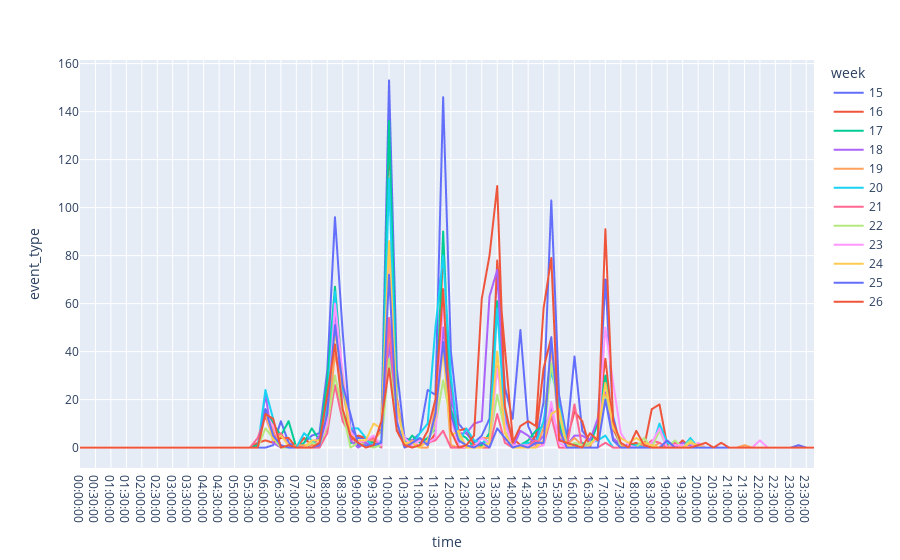

Notebook code cell kept with this figure:
### Code cell
data_resampled = resample(data_filterd, "datetime", "15min", "count")
#data_resampled = derive_day(data_resampled)
data_resampled = derive_time(data_resampled)
data_resampled = derive_week(data_resampled)
#data_resampled = exclude_weekdays(data_resampled, [6,7])

data_resampled = data_resampled.drop("datetime", axis=1)

#sum
data_resampled = data_resampled.groupby(["week", "time"]).sum().reset_index()
#mean
#data_resampled = data_resampled.groupby(["week", "time"]).median().reset_index()

fig = px.line(data_resampled, x="time", y="event_type", color="week")
fig.show()

### Figure 1 — Plotly figure (JSON) as saved in the notebook; plotly's stock layout.template omitted (floating-point values rounded to 4 significant figures)
{"data": [{"hovertemplate": "week=15<br>time=%{x}<br>event_type=%{y}<extra></extra>", "legendgroup": "15", "line": {"color": "#636efa", "dash": "solid"}, "marker": {"symbol": "circle"}, "mode": "lines", "name": "15", "showlegend": true, "type": "scattergl", "x": ["00:00:00", "00:15:00", "00:30:00", "00:45:00", "01:00:00", "01:15:00", "01:30:00", "01:45:00", "02:00:00", "02:15:00", "02:30:00", "02:45:00", "03:00:00", "03:15:00", "03:30:00", "03:45:00", "04:00:00", "04:15:00", "04:30:00", "04:45:00", "05:00:00", "05:15:00", "05:30:00", "05:45:00", "06:00:00", "06:15:00", "06:30:00", "06:45:00", "07:00:00", "07:15:00", "07:30:00", "07:45:00", "08:00:00", "08:15:00", "08:30:00", "08:45:00", "09:00:00", "09:15:00", "09:30:00", "09:45:00", "10:00:00", "10:15:00", "10:30:00", "10:45:00", "11:00:00", "11:15:00", "11:30:00", "11:45:00", "12:00:00", "12:15:00", "12:30:00", "12:45:00", "13:00:00", "13:15:00", "13:30:00", "13:45:00", "14:00:00", "14:15:00", "14:30:00", "14:45:00", "15:00:00", "15:15:00", "15:30:00", "15:45:00", "16:00:00", "16:15:00", "16:30:00", "16:45:00", "17:00:00", "17:15:00", "17:30:00", "17:45:00", "18:00:00", "18:15:00", "18:30:00", "18:45:00", "19:00:00", "19:15:00", "19:30:00", "19:45:00", "20:00:00", "20:15:00", "20:30:00", "20:45:00", "21:00:00", "21:15:00", "21:30:00", "21:45:00", "22:00:00", "22:15:00", "22:30:00", "22:45:00", "23:00:00", "23:15:00", "23:30:00", "23:45:00"], "xaxis": "x", "y": [0, 0, 0, 0, 0, 0, 0, 0, 0, 0, 0, 0, 0, 0, 0, 0, 0, 0, 0, 0, 0, 0, 0, 0, 0, 1, 11, 2, 0, 2, 5, 6, 32, 96, 48, 8, 4, 4, 3, 8, 153, 33, 4, 3, 6, 24, 22, 146, 40, 10, 6, 2, 5, 12, 74, 25, 12, 49, 9, 2, 19, 103, 22, 4, 38, 7, 3, 10, 70, 13, 0, 1, 0, 4, 0, 0, 0, 0, 0, 4, 0, 0, 0, 0, 0, 0, 0, 0, 0, 0, 0, 0, 0, 0, 0, 0], "yaxis": "y"}, {"hovertemplate": "week=16<br>time=%{x}<br>event_type=%{y}<extra></extra>", "legendgroup": "16", "line": {"color": "#EF553B", "dash": "solid"}, "marker": {"symbol": "circle"}, "mode": "lines", "name": "16", "showlegend": true, "type": "scattergl", "x": ["00:00:00", "00:15:00", "00:30:00", "00:45:00", "01:00:00", "01:15:00", "01:30:00", "01:45:00", "02:00:00", "02:15:00", "02:30:00", "02:45:00", "03:00:00", "03:15:00", "03:30:00", "03:45:00", "04:00:00", "04:15:00", "04:30:00", "04:45:00", "05:00:00", "05:15:00", "05:30:00", "05:45:00", "06:00:00", "06:15:00", "06:30:00", "06:45:00", "07:00:00", "07:15:00", "07:30:00", "07:45:00", "08:00:00", "08:15:00", "08:30:00", "08:45:00", "09:00:00", "09:15:00", "09:30:00", "09:45:00", "10:00:00", "10:15:00", "10:30:00", "10:45:00", "11:00:00", "11:15:00", "11:30:00", "11:45:00", "12:00:00", "12:15:00", "12:30:00", "12:45:00", "13:00:00", "13:15:00", "13:30:00", "13:45:00", "14:00:00", "14:15:00", "14:30:00", "14:45:00", "15:00:00", "15:15:00", "15:30:00", "15:45:00", "16:00:00", "16:15:00", "16:30:00", "16:45:00", "17:00:00", "17:15:00", "17:30:00", "17:45:00", "18:00:00", "18:15:00", "18:30:00", "18:45:00", "19:00:00", "19:15:00", "19:30:00", "19:45:00", "20:00:00", "20:15:00", "20:30:00", "20:45:00", "21:00:00", "21:15:00", "21:30:00", "21:45:00", "22:00:00", "22:15:00", "22:30:00", "22:45:00", "23:00:00", "23:15:00", "23:30:00", "23:45:00"], "xaxis": "x", "y": [0, 0, 0, 0, 0, 0, 0, 0, 0, 0, 0, 0, 0, 0, 0, 0, 0, 0, 0, 0, 0, 0, 0, 2, 3, 2, 4, 4, 0, 4, 1, 4, 23, 67, 29, 3, 5, 4, 2, 0, 132, 21, 1, 0, 4, 1, 6, 83, 24, 7, 8, 1, 2, 3, 78, 41, 4, 1, 1, 5, 33, 46, 6, 3, 15, 11, 0, 12, 37, 8, 1, 1, 2, 0, 16, 18, 1, 0, 3, 0, 1, 0, 0, 0, 0, 0, 0, 0, 0, 0, 0, 0, 0, 0, 0, 0], "yaxis": "y"}, {"hovertemplate": "week=17<br>time=%{x}<br>event_type=%{y}<extra></extra>", "legendgroup": "17", "line": {"color": "#00cc96", "dash": "solid"}, "marker": {"symbol": "circle"}, "mode": "lines", "name": "17", "showlegend": true, "type": "scattergl", "x": ["00:00:00", "00:15:00", "00:30:00", "00:45:00", "01:00:00", "01:15:00", "01:30:00", "01:45:00", "02:00:00", "02:15:00", "02:30:00", "02:45:00", "03:00:00", "03:15:00", "03:30:00", "03:45:00", "04:00:00", "04:15:00", "04:30:00", "04:45:00", "05:00:00", "05:15:00", "05:30:00", "05:45:00", "06:00:00", "06:15:00", "06:30:00", "06:45:00", "07:00:00", "07:15:00", "07:30:00", "07:45:00", "08:00:00", "08:15:00", "08:30:00", "08:45:00", "09:00:00", "09:15:00", "09:30:00", "09:45:00", "10:00:00", "10:15:00", "10:30:00", "10:45:00", "11:00:00", "11:15:00", "11:30:00", "11:45:00", "12:00:00", "12:15:00", "12:30:00", "12:45:00", "13:00:00", "13:15:00", "13:30:00", "13:45:00", "14:00:00", "14:15:00", "14:30:00", "14:45:00", "15:00:00", "15:15:00", "15:30:00", "15:45:00", "16:00:00", "16:15:00", "16:30:00", "16:45:00", "17:00:00", "17:15:00", "17:30:00", "17:45:00", "18:00:00", "18:15:00", "18:30:00", "18:45:00", "19:00:00", "19:15:00", "19:30:00", "19:45:00", "20:00:00", "20:15:00", "20:30:00", "20:45:00", "21:00:00", "21:15:00", "21:30:00", "21:45:00", "22:00:00", "22:15:00", "22:30:00", "22:45:00", "23:00:00", "23:15:00", "23:30:00", "23:45:00"], "xaxis": "x", "y": [0, 0, 0, 0, 0, 0, 0, 0, 0, 0, 0, 0, 0, 0, 0, 0, 0, 0, 0, 0, 0, 0, 0, 1, 16, 10, 5, 11, 0, 2, 8, 3, 28, 67, 28, 2, 2, 3, 2, 0, 136, 20, 1, 5, 2, 4, 8, 90, 16, 6, 4, 0, 1, 6, 61, 14, 0, 1, 3, 7, 9, 43, 11, 0, 1, 2, 1, 10, 30, 3, 1, 1, 1, 2, 0, 0, 2, 0, 0, 1, 0, 0, 0, 0, 0, 0, 0, 0, 0, 0, 0, 0, 0, 0, 0, 0], "yaxis": "y"}, {"hovertemplate": "week=18<br>time=%{x}<br>event_type=%{y}<extra></extra>", "legendgroup": "18", "line": {"color": "#ab63fa", "dash": "solid"}, "marker": {"symbol": "circle"}, "mode": "lines", "name": "18", "showlegend": true, "type": "scattergl", "x": ["00:00:00", "00:15:00", "00:30:00", "00:45:00", "01:00:00", "01:15:00", "01:30:00", "01:45:00", "02:00:00", "02:15:00", "02:30:00", "02:45:00", "03:00:00", "03:15:00", "03:30:00", "03:45:00", "04:00:00", "04:15:00", "04:30:00", "04:45:00", "05:00:00", "05:15:00", "05:30:00", "05:45:00", "06:00:00", "06:15:00", "06:30:00", "06:45:00", "07:00:00", "07:15:00", "07:30:00", "07:45:00", "08:00:00", "08:15:00", "08:30:00", "08:45:00", "09:00:00", "09:15:00", "09:30:00", "09:45:00", "10:00:00", "10:15:00", "10:30:00", "10:45:00", "11:00:00", "11:15:00", "11:30:00", "11:45:00", "12:00:00", "12:15:00", "12:30:00", "12:45:00", "13:00:00", "13:15:00", "13:30:00", "13:45:00", "14:00:00", "14:15:00", "14:30:00", "14:45:00", "15:00:00", "15:15:00", "15:30:00", "15:45:00", "16:00:00", "16:15:00", "16:30:00", "16:45:00", "17:00:00", "17:15:00", "17:30:00", "17:45:00", "18:00:00", "18:15:00", "18:30:00", "18:45:00", "19:00:00", "19:15:00", "19:30:00", "19:45:00", "20:00:00", "20:15:00", "20:30:00", "20:45:00", "21:00:00", "21:15:00", "21:30:00", "21:45:00", "22:00:00", "22:15:00", "22:30:00", "22:45:00", "23:00:00", "23:15:00", "23:30:00", "23:45:00"], "xaxis": "x", "y": [0, 0, 0, 0, 0, 0, 0, 0, 0, 0, 0, 0, 0, 0, 0, 0, 0, 0, 0, 0, 0, 0, 0, 0, 22, 2, 0, 0, 1, 0, 1, 5, 10, 59, 15, 3, 0, 2, 1, 1, 44, 9, 2, 1, 1, 3, 10, 50, 21, 6, 6, 10, 11, 63, 74, 15, 0, 7, 5, 1, 5, 17, 4, 1, 5, 5, 3, 12, 23, 4, 1, 1, 0, 0, 0, 0, 0, 0, 2, 1, 0, 0, 0, 0, 0, 0, 0, 0, 0, 0, 0, 0, 0, 0, 0, 0], "yaxis": "y"}, {"hovertemplate": "week=19<br>time=%{x}<br>event_type=%{y}<extra></extra>", "legendgroup": "19", "line": {"color": "#FFA15A", "dash": "solid"}, "marker": {"symbol": "circle"}, "mode": "lines", "name": "19", "showlegend": true, "type": "scattergl", "x": ["00:00:00", "00:15:00", "00:30:00", "00:45:00", "01:00:00", "01:15:00", "01:30:00", "01:45:00", "02:00:00", "02:15:00", "02:30:00", "02:45:00", "03:00:00", "03:15:00", "03:30:00", "03:45:00", "04:00:00", "04:15:00", "04:30:00", "04:45:00", "05:00:00", "05:15:00", "05:30:00", "05:45:00", "06:00:00", "06:15:00", "06:30:00", "06:45:00", "07:00:00", "07:15:00", "07:30:00", "07:45:00", "08:00:00", "08:15:00", "08:30:00", "08:45:00", "09:00:00", "09:15:00", "09:30:00", "09:45:00", "10:00:00", "10:15:00", "10:30:00", "10:45:00", "11:00:00", "11:15:00", "11:30:00", "11:45:00", "12:00:00", "12:15:00", "12:30:00", "12:45:00", "13:00:00", "13:15:00", "13:30:00", "13:45:00", "14:00:00", "14:15:00", "14:30:00", "14:45:00", "15:00:00", "15:15:00", "15:30:00", "15:45:00", "16:00:00", "16:15:00", "16:30:00", "16:45:00", "17:00:00", "17:15:00", "17:30:00", "17:45:00", "18:00:00", "18:15:00", "18:30:00", "18:45:00", "19:00:00", "19:15:00", "19:30:00", "19:45:00", "20:00:00", "20:15:00", "20:30:00", "20:45:00", "21:00:00", "21:15:00", "21:30:00", "21:45:00", "22:00:00", "22:15:00", "22:30:00", "22:45:00", "23:00:00", "23:15:00", "23:30:00", "23:45:00"], "xaxis": "x", "y": [0, 0, 0, 0, 0, 0, 0, 0, 0, 0, 0, 0, 0, 0, 0, 0, 0, 0, 0, 0, 0, 0, 0, 0, 15, 7, 0, 0, 1, 1, 1, 2, 8, 39, 24, 6, 2, 3, 3, 7, 49, 20, 1, 3, 0, 0, 17, 43, 1, 0, 0, 0, 4, 4, 34, 7, 1, 0, 2, 0, 8, 42, 6, 1, 4, 1, 1, 4, 22, 10, 1, 0, 0, 2, 0, 2, 0, 0, 0, 0, 0, 0, 0, 0, 0, 0, 1, 0, 0, 0, 0, 0, 0, 0, 0, 0], "yaxis": "y"}, {"hovertemplate": "week=20<br>time=%{x}<br>event_type=%{y}<extra></extra>", "legendgroup": "20", "line": {"color": "#19d3f3", "dash": "solid"}, "marker": {"symbol": "circle"}, "mode": "lines", "name": "20", "showlegend": true, "type": "scattergl", "x": ["00:00:00", "00:15:00", "00:30:00", "00:45:00", "01:00:00", "01:15:00", "01:30:00", "01:45:00", "02:00:00", "02:15:00", "02:30:00", "02:45:00", "03:00:00", "03:15:00", "03:30:00", "03:45:00", "04:00:00", "04:15:00", "04:30:00", "04:45:00", "05:00:00", "05:15:00", "05:30:00", "05:45:00", "06:00:00", "06:15:00", "06:30:00", "06:45:00", "07:00:00", "07:15:00", "07:30:00", "07:45:00", "08:00:00", "08:15:00", "08:30:00", "08:45:00", "09:00:00", "09:15:00", "09:30:00", "09:45:00", "10:00:00", "10:15:00", "10:30:00", "10:45:00", "11:00:00", "11:15:00", "11:30:00", "11:45:00", "12:00:00", "12:15:00", "12:30:00", "12:45:00", "13:00:00", "13:15:00", "13:30:00", "13:45:00", "14:00:00", "14:15:00", "14:30:00", "14:45:00", "15:00:00", "15:15:00", "15:30:00", "15:45:00", "16:00:00", "16:15:00", "16:30:00", "16:45:00", "17:00:00", "17:15:00", "17:30:00", "17:45:00", "18:00:00", "18:15:00", "18:30:00", "18:45:00", "19:00:00", "19:15:00", "19:30:00", "19:45:00", "20:00:00", "20:15:00", "20:30:00", "20:45:00", "21:00:00", "21:15:00", "21:30:00", "21:45:00", "22:00:00", "22:15:00", "22:30:00", "22:45:00", "23:00:00", "23:15:00", "23:30:00", "23:45:00"], "xaxis": "x", "y": [0, 0, 0, 0, 0, 0, 0, 0, 0, 0, 0, 0, 0, 0, 0, 0, 0, 0, 0, 0, 0, 0, 0, 0, 24, 12, 0, 1, 0, 6, 3, 0, 18, 65, 25, 8, 8, 4, 0, 3, 112, 18, 3, 1, 6, 10, 50, 80, 30, 2, 8, 3, 2, 3, 58, 11, 0, 1, 2, 2, 11, 32, 18, 2, 0, 0, 2, 3, 5, 0, 0, 0, 1, 0, 0, 10, 2, 0, 0, 4, 0, 0, 0, 0, 0, 0, 0, 0, 0, 0, 0, 0, 0, 0, 0, 0], "yaxis": "y"}, {"hovertemplate": "week=21<br>time=%{x}<br>event_type=%{y}<extra></extra>", "legendgroup": "21", "line": {"color": "#FF6692", "dash": "solid"}, "marker": {"symbol": "circle"}, "mode": "lines", "name": "21", "showlegend": true, "type": "scattergl", "x": ["00:00:00", "00:15:00", "00:30:00", "00:45:00", "01:00:00", "01:15:00", "01:30:00", "01:45:00", "02:00:00", "02:15:00", "02:30:00", "02:45:00", "03:00:00", "03:15:00", "03:30:00", "03:45:00", "04:00:00", "04:15:00", "04:30:00", "04:45:00", "05:00:00", "05:15:00", "05:30:00", "05:45:00", "06:00:00", "06:15:00", "06:30:00", "06:45:00", "07:00:00", "07:15:00", "07:30:00", "07:45:00", "08:00:00", "08:15:00", "08:30:00", "08:45:00", "09:00:00", "09:15:00", "09:30:00", "09:45:00", "10:00:00", "10:15:00", "10:30:00", "10:45:00", "11:00:00", "11:15:00", "11:30:00", "11:45:00", "12:00:00", "12:15:00", "12:30:00", "12:45:00", "13:00:00", "13:15:00", "13:30:00", "13:45:00", "14:00:00", "14:15:00", "14:30:00", "14:45:00", "15:00:00", "15:15:00", "15:30:00", "15:45:00", "16:00:00", "16:15:00", "16:30:00", "16:45:00", "17:00:00", "17:15:00", "17:30:00", "17:45:00", "18:00:00", "18:15:00", "18:30:00", "18:45:00", "19:00:00", "19:15:00", "19:30:00", "19:45:00", "20:00:00", "20:15:00", "20:30:00", "20:45:00", "21:00:00", "21:15:00", "21:30:00", "21:45:00", "22:00:00", "22:15:00", "22:30:00", "22:45:00", "23:00:00", "23:15:00", "23:30:00", "23:45:00"], "xaxis": "x", "y": [0, 0, 0, 0, 0, 0, 0, 0, 0, 0, 0, 0, 0, 0, 0, 0, 0, 0, 0, 0, 0, 0, 0, 4, 13, 4, 6, 1, 0, 0, 0, 0, 6, 26, 11, 5, 1, 3, 4, 0, 54, 10, 0, 1, 1, 2, 3, 7, 0, 0, 0, 1, 0, 0, 14, 2, 0, 1, 1, 3, 1, 13, 0, 0, 18, 0, 0, 0, 2, 0, 0, 0, 0, 0, 3, 2, 0, 2, 0, 0, 2, 0, 0, 0, 0, 0, 0, 0, 0, 0, 0, 0, 0, 0, 0, 0], "yaxis": "y"}, {"hovertemplate": "week=22<br>time=%{x}<br>event_type=%{y}<extra></extra>", "legendgroup": "22", "line": {"color": "#B6E880", "dash": "solid"}, "marker": {"symbol": "circle"}, "mode": "lines", "name": "22", "showlegend": true, "type": "scattergl", "x": ["00:00:00", "00:15:00", "00:30:00", "00:45:00", "01:00:00", "01:15:00", "01:30:00", "01:45:00", "02:00:00", "02:15:00", "02:30:00", "02:45:00", "03:00:00", "03:15:00", "03:30:00", "03:45:00", "04:00:00", "04:15:00", "04:30:00", "04:45:00", "05:00:00", "05:15:00", "05:30:00", "05:45:00", "06:00:00", "06:15:00", "06:30:00", "06:45:00", "07:00:00", "07:15:00", "07:30:00", "07:45:00", "08:00:00", "08:15:00", "08:30:00", "08:45:00", "09:00:00", "09:15:00", "09:30:00", "09:45:00", "10:00:00", "10:15:00", "10:30:00", "10:45:00", "11:00:00", "11:15:00", "11:30:00", "11:45:00", "12:00:00", "12:15:00", "12:30:00", "12:45:00", "13:00:00", "13:15:00", "13:30:00", "13:45:00", "14:00:00", "14:15:00", "14:30:00", "14:45:00", "15:00:00", "15:15:00", "15:30:00", "15:45:00", "16:00:00", "16:15:00", "16:30:00", "16:45:00", "17:00:00", "17:15:00", "17:30:00", "17:45:00", "18:00:00", "18:15:00", "18:30:00", "18:45:00", "19:00:00", "19:15:00", "19:30:00", "19:45:00", "20:00:00", "20:15:00", "20:30:00", "20:45:00", "21:00:00", "21:15:00", "21:30:00", "21:45:00", "22:00:00", "22:15:00", "22:30:00", "22:45:00", "23:00:00", "23:15:00", "23:30:00", "23:45:00"], "xaxis": "x", "y": [0, 0, 0, 0, 0, 0, 0, 0, 0, 0, 0, 0, 0, 0, 0, 0, 0, 0, 0, 0, 0, 0, 0, 0, 8, 4, 0, 0, 0, 0, 2, 1, 9, 30, 15, 0, 2, 1, 0, 1, 37, 9, 4, 1, 0, 3, 9, 28, 11, 5, 0, 0, 0, 3, 22, 7, 0, 0, 0, 0, 3, 35, 14, 0, 2, 1, 2, 4, 21, 11, 0, 0, 0, 4, 0, 7, 0, 3, 0, 3, 0, 0, 0, 0, 0, 0, 0, 0, 0, 0, 0, 0, 0, 0, 0, 0], "yaxis": "y"}, {"hovertemplate": "week=23<br>time=%{x}<br>event_type=%{y}<extra></extra>", "legendgroup": "23", "line": {"color": "#FF97FF", "dash": "solid"}, "marker": {"symbol": "circle"}, "mode": "lines", "name": "23", "showlegend": true, "type": "scattergl", "x": ["00:00:00", "00:15:00", "00:30:00", "00:45:00", "01:00:00", "01:15:00", "01:30:00", "01:45:00", "02:00:00", "02:15:00", "02:30:00", "02:45:00", "03:00:00", "03:15:00", "03:30:00", "03:45:00", "04:00:00", "04:15:00", "04:30:00", "04:45:00", "05:00:00", "05:15:00", "05:30:00", "05:45:00", "06:00:00", "06:15:00", "06:30:00", "06:45:00", "07:00:00", "07:15:00", "07:30:00", "07:45:00", "08:00:00", "08:15:00", "08:30:00", "08:45:00", "09:00:00", "09:15:00", "09:30:00", "09:45:00", "10:00:00", "10:15:00", "10:30:00", "10:45:00", "11:00:00", "11:15:00", "11:30:00", "11:45:00", "12:00:00", "12:15:00", "12:30:00", "12:45:00", "13:00:00", "13:15:00", "13:30:00", "13:45:00", "14:00:00", "14:15:00", "14:30:00", "14:45:00", "15:00:00", "15:15:00", "15:30:00", "15:45:00", "16:00:00", "16:15:00", "16:30:00", "16:45:00", "17:00:00", "17:15:00", "17:30:00", "17:45:00", "18:00:00", "18:15:00", "18:30:00", "18:45:00", "19:00:00", "19:15:00", "19:30:00", "19:45:00", "20:00:00", "20:15:00", "20:30:00", "20:45:00", "21:00:00", "21:15:00", "21:30:00", "21:45:00", "22:00:00", "22:15:00", "22:30:00", "22:45:00", "23:00:00", "23:15:00", "23:30:00", "23:45:00"], "xaxis": "x", "y": [0, 0, 0, 0, 0, 0, 0, 0, 0, 0, 0, 0, 0, 0, 0, 0, 0, 0, 0, 0, 0, 0, 0, 0, 14, 9, 1, 0, 0, 0, 0, 2, 10, 60, 31, 7, 2, 3, 5, 1, 78, 15, 4, 1, 3, 2, 4, 62, 12, 1, 0, 0, 4, 2, 33, 10, 1, 1, 1, 0, 1, 19, 2, 0, 0, 0, 1, 4, 50, 27, 6, 1, 0, 0, 2, 8, 0, 1, 1, 0, 2, 0, 0, 0, 0, 0, 0, 0, 3, 0, 0, 0, 0, 0, 0, 0], "yaxis": "y"}, {"hovertemplate": "week=24<br>time=%{x}<br>event_type=%{y}<extra></extra>", "legendgroup": "24", "line": {"color": "#FECB52", "dash": "solid"}, "marker": {"symbol": "circle"}, "mode": "lines", "name": "24", "showlegend": true, "type": "scattergl", "x": ["00:00:00", "00:15:00", "00:30:00", "00:45:00", "01:00:00", "01:15:00", "01:30:00", "01:45:00", "02:00:00", "02:15:00", "02:30:00", "02:45:00", "03:00:00", "03:15:00", "03:30:00", "03:45:00", "04:00:00", "04:15:00", "04:30:00", "04:45:00", "05:00:00", "05:15:00", "05:30:00", "05:45:00", "06:00:00", "06:15:00", "06:30:00", "06:45:00", "07:00:00", "07:15:00", "07:30:00", "07:45:00", "08:00:00", "08:15:00", "08:30:00", "08:45:00", "09:00:00", "09:15:00", "09:30:00", "09:45:00", "10:00:00", "10:15:00", "10:30:00", "10:45:00", "11:00:00", "11:15:00", "11:30:00", "11:45:00", "12:00:00", "12:15:00", "12:30:00", "12:45:00", "13:00:00", "13:15:00", "13:30:00", "13:45:00", "14:00:00", "14:15:00", "14:30:00", "14:45:00", "15:00:00", "15:15:00", "15:30:00", "15:45:00", "16:00:00", "16:15:00", "16:30:00", "16:45:00", "17:00:00", "17:15:00", "17:30:00", "17:45:00", "18:00:00", "18:15:00", "18:30:00", "18:45:00", "19:00:00", "19:15:00", "19:30:00", "19:45:00", "20:00:00", "20:15:00", "20:30:00", "20:45:00", "21:00:00", "21:15:00", "21:30:00", "21:45:00", "22:00:00", "22:15:00", "22:30:00", "22:45:00", "23:00:00", "23:15:00", "23:30:00", "23:45:00"], "xaxis": "x", "y": [0, 0, 0, 0, 0, 0, 0, 0, 0, 0, 0, 0, 0, 0, 0, 0, 0, 0, 0, 0, 0, 0, 0, 0, 15, 3, 5, 1, 0, 0, 3, 3, 14, 48, 28, 5, 3, 3, 10, 8, 86, 18, 2, 2, 0, 3, 12, 41, 5, 7, 0, 0, 0, 2, 40, 6, 0, 0, 0, 0, 3, 14, 16, 1, 0, 0, 1, 5, 27, 8, 4, 2, 4, 2, 1, 0, 0, 0, 0, 2, 1, 0, 0, 0, 0, 0, 0, 0, 0, 0, 0, 0, 0, 0, 0, 0], "yaxis": "y"}, {"hovertemplate": "week=25<br>time=%{x}<br>event_type=%{y}<extra></extra>", "legendgroup": "25", "line": {"color": "#636efa", "dash": "solid"}, "marker": {"symbol": "circle"}, "mode": "lines", "name": "25", "showlegend": true, "type": "scattergl", "x": ["00:00:00", "00:15:00", "00:30:00", "00:45:00", "01:00:00", "01:15:00", "01:30:00", "01:45:00", "02:00:00", "02:15:00", "02:30:00", "02:45:00", "03:00:00", "03:15:00", "03:30:00", "03:45:00", "04:00:00", "04:15:00", "04:30:00", "04:45:00", "05:00:00", "05:15:00", "05:30:00", "05:45:00", "06:00:00", "06:15:00", "06:30:00", "06:45:00", "07:00:00", "07:15:00", "07:30:00", "07:45:00", "08:00:00", "08:15:00", "08:30:00", "08:45:00", "09:00:00", "09:15:00", "09:30:00", "09:45:00", "10:00:00", "10:15:00", "10:30:00", "10:45:00", "11:00:00", "11:15:00", "11:30:00", "11:45:00", "12:00:00", "12:15:00", "12:30:00", "12:45:00", "13:00:00", "13:15:00", "13:30:00", "13:45:00", "14:00:00", "14:15:00", "14:30:00", "14:45:00", "15:00:00", "15:15:00", "15:30:00", "15:45:00", "16:00:00", "16:15:00", "16:30:00", "16:45:00", "17:00:00", "17:15:00", "17:30:00", "17:45:00", "18:00:00", "18:15:00", "18:30:00", "18:45:00", "19:00:00", "19:15:00", "19:30:00", "19:45:00", "20:00:00", "20:15:00", "20:30:00", "20:45:00", "21:00:00", "21:15:00", "21:30:00", "21:45:00", "22:00:00", "22:15:00", "22:30:00", "22:45:00", "23:00:00", "23:15:00", "23:30:00", "23:45:00"], "xaxis": "x", "y": [0, 0, 0, 0, 0, 0, 0, 0, 0, 0, 0, 0, 0, 0, 0, 0, 0, 0, 0, 0, 0, 0, 0, 0, 16, 5, 1, 0, 0, 0, 0, 1, 14, 51, 26, 14, 1, 1, 1, 2, 72, 11, 0, 2, 4, 1, 14, 44, 14, 3, 1, 0, 2, 0, 8, 4, 0, 1, 0, 2, 2, 46, 8, 0, 0, 0, 0, 0, 20, 3, 0, 0, 0, 0, 0, 0, 3, 0, 0, 0, 0, 0, 0, 0, 0, 0, 0, 0, 0, 0, 0, 0, 0, 1, 0, 0], "yaxis": "y"}, {"hovertemplate": "week=26<br>time=%{x}<br>event_type=%{y}<extra></extra>", "legendgroup": "26", "line": {"color": "#EF553B", "dash": "solid"}, "marker": {"symbol": "circle"}, "mode": "lines", "name": "26", "showlegend": true, "type": "scattergl", "x": ["00:00:00", "00:15:00", "00:30:00", "00:45:00", "01:00:00", "01:15:00", "01:30:00", "01:45:00", "02:00:00", "02:15:00", "02:30:00", "02:45:00", "03:00:00", "03:15:00", "03:30:00", "03:45:00", "04:00:00", "04:15:00", "04:30:00", "04:45:00", "05:00:00", "05:15:00", "05:30:00", "05:45:00", "06:00:00", "06:15:00", "06:30:00", "06:45:00", "07:00:00", "07:15:00", "07:30:00", "07:45:00", "08:00:00", "08:15:00", "08:30:00", "08:45:00", "09:00:00", "09:15:00", "09:30:00", "09:45:00", "10:00:00", "10:15:00", "10:30:00", "10:45:00", "11:00:00", "11:15:00", "11:30:00", "11:45:00", "12:00:00", "12:15:00", "12:30:00", "12:45:00", "13:00:00", "13:15:00", "13:30:00", "13:45:00", "14:00:00", "14:15:00", "14:30:00", "14:45:00", "15:00:00", "15:15:00", "15:30:00", "15:45:00", "16:00:00", "16:15:00", "16:30:00", "16:45:00", "17:00:00", "17:15:00", "17:30:00", "17:45:00", "18:00:00", "18:15:00", "18:30:00", "18:45:00", "19:00:00", "19:15:00", "19:30:00", "19:45:00", "20:00:00", "20:15:00", "20:30:00", "20:45:00", "21:00:00", "21:15:00", "21:30:00", "21:45:00", "22:00:00", "22:15:00", "22:30:00", "22:45:00", "23:00:00", "23:15:00", "23:30:00", "23:45:00"], "xaxis": "x", "y": [0, 0, 0, 0, 0, 0, 0, 0, 0, 0, 0, 0, 0, 0, 0, 0, 0, 0, 0, 0, 0, 0, 0, 0, 14, 12, 0, 1, 0, 0, 0, 2, 22, 43, 16, 5, 2, 0, 1, 11, 33, 7, 1, 0, 1, 7, 20, 66, 7, 0, 1, 5, 62, 80, 109, 17, 2, 9, 11, 9, 58, 79, 3, 2, 1, 0, 6, 3, 91, 11, 2, 0, 7, 1, 0, 0, 0, 0, 0, 0, 1, 2, 0, 2, 0, 0, 0, 0, 0, 0, 0, 0, 0, 0, 0, 0], "yaxis": "y"}], "layout": {"legend": {"title": {"text": "week"}, "tracegroupgap": 0}, "margin": {"t": 60}, "xaxis": {"anchor": "y", "domain": [0, 1], "title": {"text": "time"}}, "yaxis": {"anchor": "x", "domain": [0, 1], "title": {"text": "event_type"}}}}
